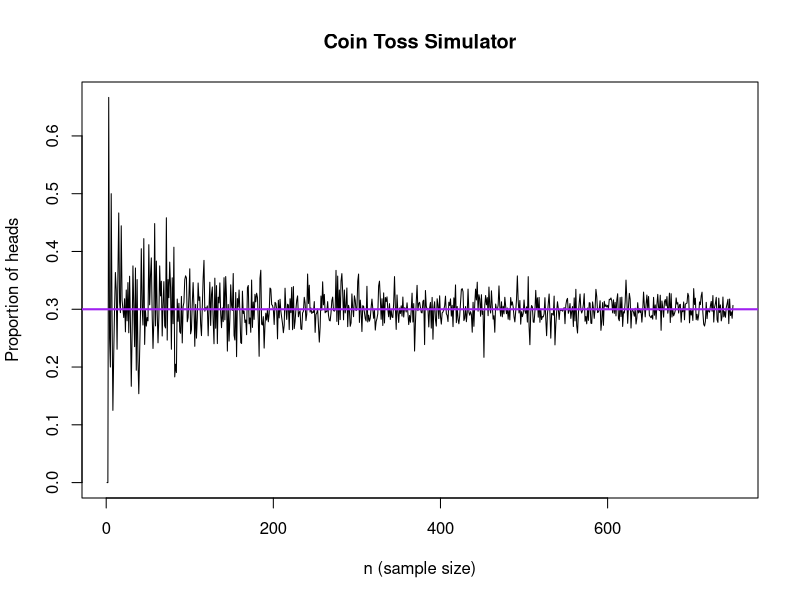
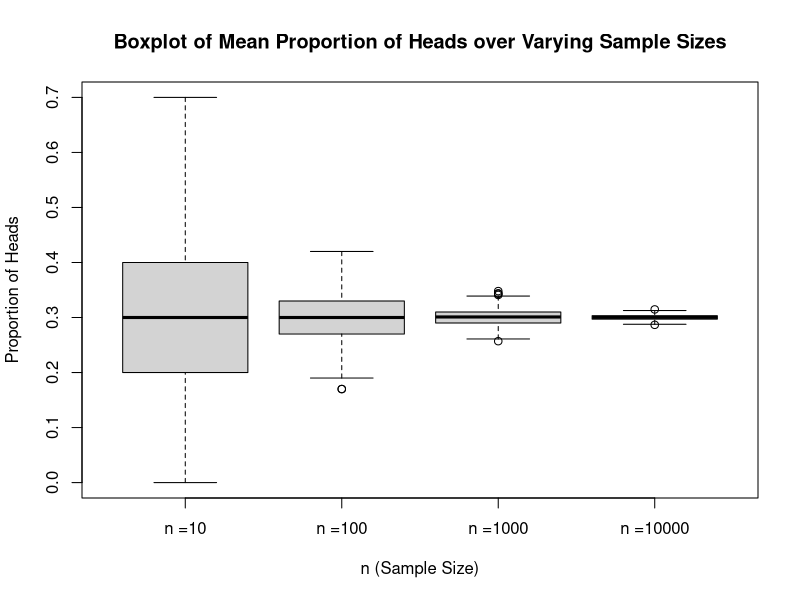

These figures' R source, in order:
## ---- chunk 1
p  <- 0.3 
n <- seq(from=1, to=750, by=1)
coinFlips <- sapply(n, rbinom, size=1, prob=p)
count_heads <- sapply(coinFlips, sum) 
compute_proportions <- count_heads/n 
## ---- chunk 2
plot(n,compute_proportions, type="l", xlab= "n (sample size)", ylab="Proportion of heads", main="Coin Toss Simulator") # plot the proportion of heads against n
abline(h=p, col="purple", lwd=2) 
## ---- chunk 3
trials <- 500
varying_n <- 10^(1:4)
names(varying_n) <- paste0("n =", varying_n)
coin_tosses <- function(varying_n, trials, prob) {
  mat <- matrix(rbinom(n = trials * varying_n, size = 1, prob = p), nrow = trials, 
              ncol = varying_n)
  prop_heads <- rowMeans(mat)
  return(prop_heads)
}
all_prop <- sapply(varying_n, coin_tosses, trials = trials, p = p)
## ---- chunk 4
boxplot(all_prop, xlab = "n (Sample Size)", ylab="Proportion of Heads", main="Boxplot of Mean Proportion of Heads over Varying Sample Sizes")
